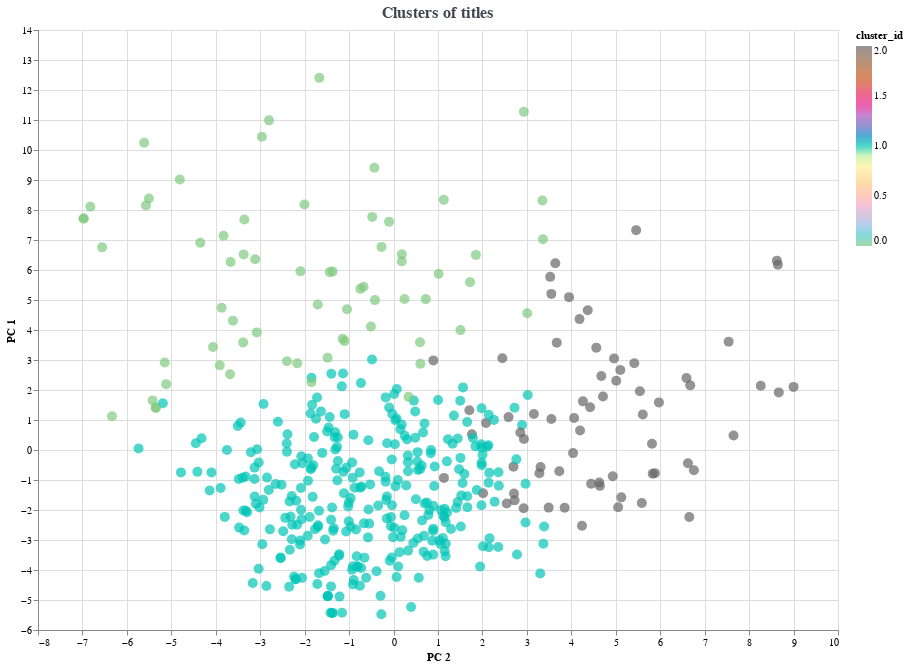

This figure's notebook cell:
### Code cell
height=600
    width=800
    # Create scatter plot to display death and confirmed cases by countries
    tscat=alt.Chart(df_tk).mark_circle(size=100).encode(
        y=alt.Y("principal component 1", axis=alt.Axis(format='f', title='PC 1')),
        x=alt.X("principal component 2",axis=alt.Axis(format='f', title='PC 2')),
        #color=alt.condition(select_country,alt.value("red"),alt.value("#66B2FF")),
        color=alt.Color('cluster_id', scale=alt.Scale(scheme='accent')),
        tooltip=["titles"]
    ).properties(
        height=height, width=width,
        title = alt.TitleParams(text = 'Clusters of titles',
                                anchor='middle',
                                font = 'Ubuntu Mono', 
                                fontSize = 16, 
                                color = '#3E454F', 
                                )
    )
    tscat

### Figure 1 — Vega-Lite specification as saved in the notebook (floating-point values rounded to 4 significant figures; data arrays with more than 128 entries replaced by an {"elided": "..."} marker saying what was removed)
{"config": {"view": {"continuousWidth": 400, "continuousHeight": 300}}, "data": {"name": "data-12652c1d906ff19d36af5385214787fb"}, "mark": {"type": "circle", "size": 100}, "encoding": {"color": {"type": "quantitative", "field": "cluster_id", "scale": {"scheme": "accent"}}, "tooltip": [{"type": "nominal", "field": "titles"}], "x": {"type": "quantitative", "axis": {"format": "f", "title": "PC 2"}, "field": "principal component 2"}, "y": {"type": "quantitative", "axis": {"format": "f", "title": "PC 1"}, "field": "principal component 1"}}, "height": 600, "title": {"text": "Clusters of titles", "anchor": "middle", "color": "#3E454F", "font": "Ubuntu Mono", "fontSize": 16}, "width": 800, "$schema": "https://vega.github.io/schema/vega-lite/v4.8.1.json", "datasets": {"data-12652c1d906ff19d36af5385214787fb": {"elided": "437 records"}}}
